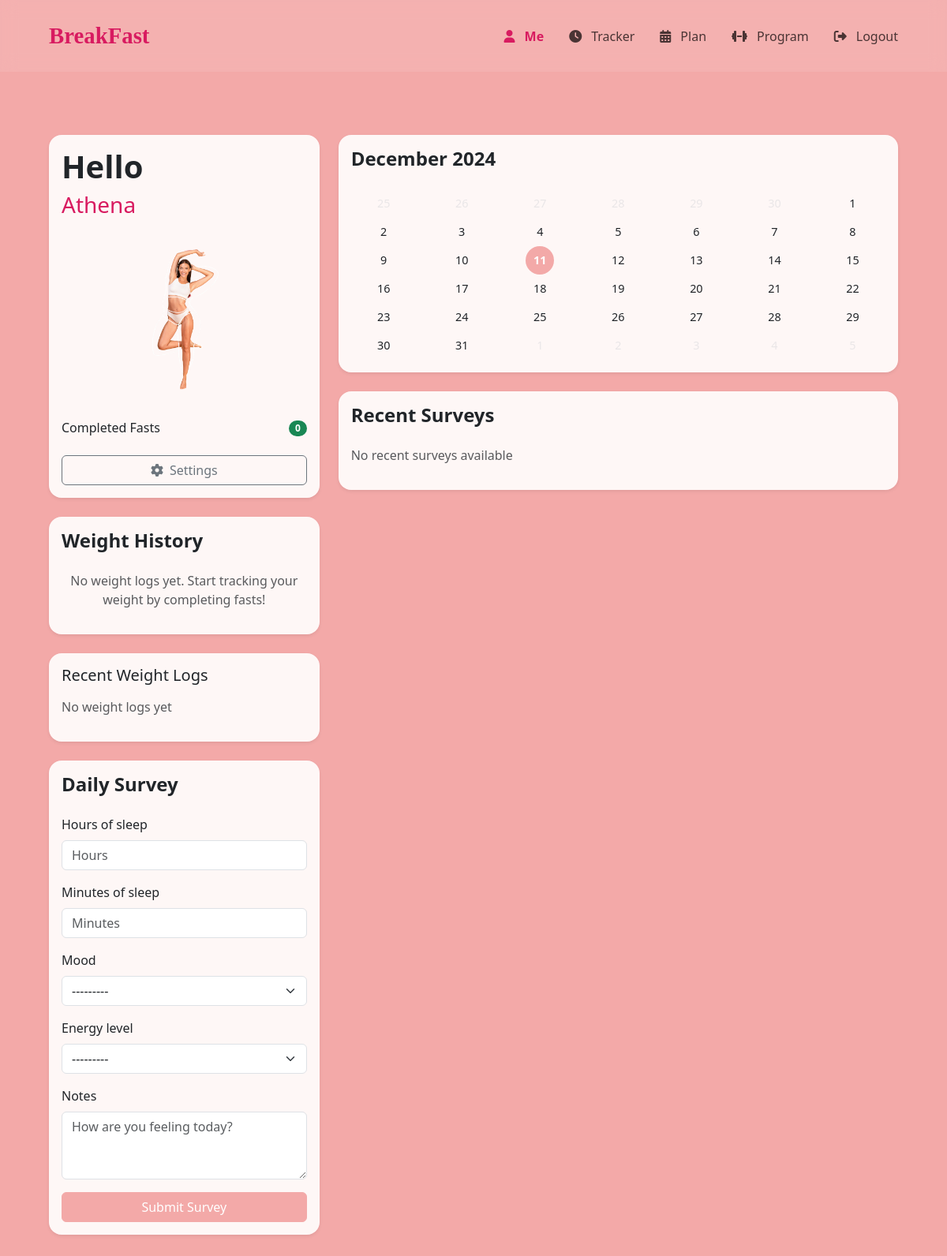
The page /breakfast/me/ (signed in) on the database as committed earlier.
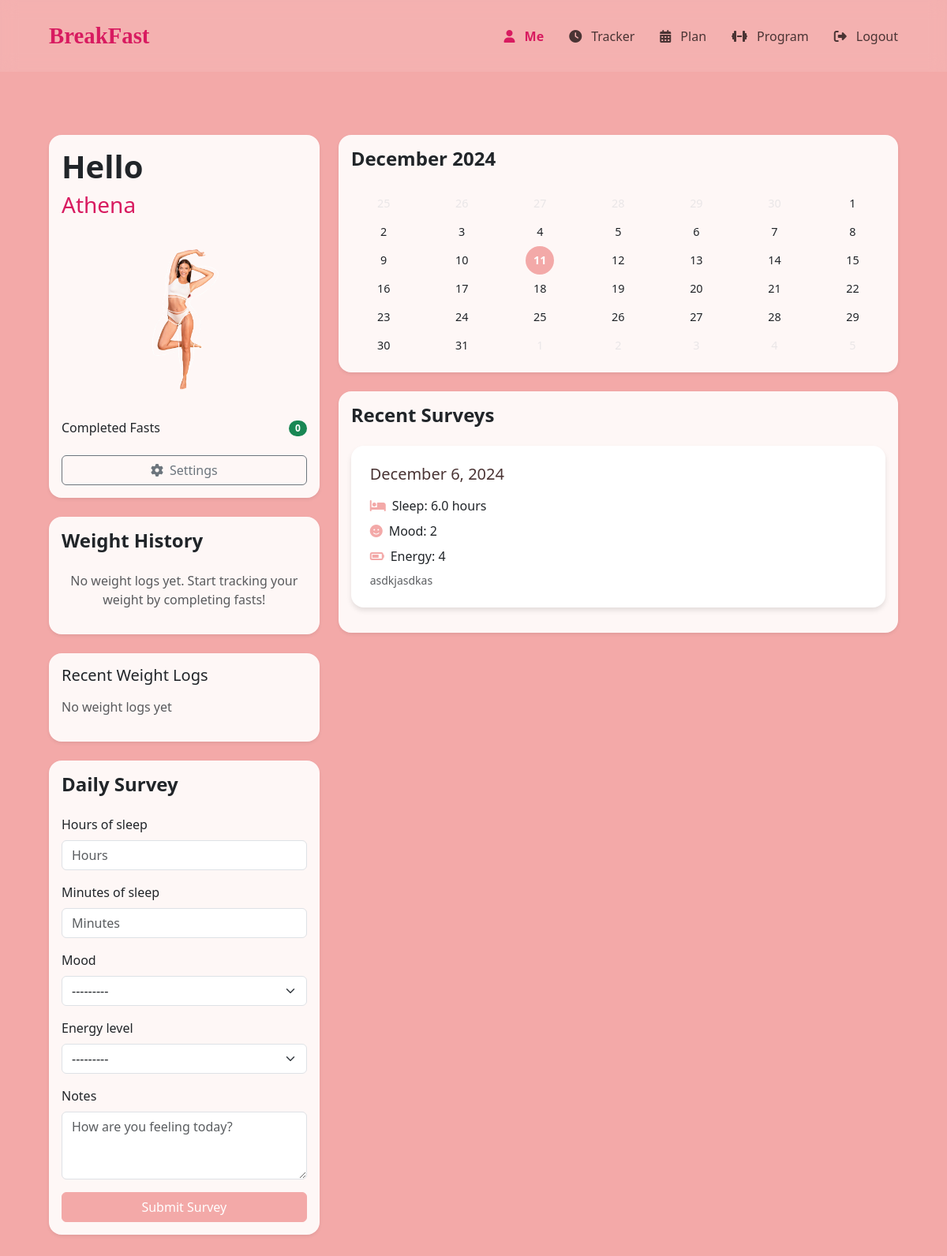
The same page on the database as committed later.
### BreakFast_app/models.py (models this page shows, shortened)
class User(AbstractUser):
    email = models.EmailField(unique=True)
    first_name = models.CharField(max_length=150)
    last_name = models.CharField(max_length=150)
    contact_number = models.CharField(max_length=20, null=True, blank=True)
    profile_picture = models.ImageField(upload_to='profile_pics/', null=True, blank=True)
    USERNAME_FIELD = 'email'
    REQUIRED_FIELDS = ['first_name', 'last_name']

class DailySurvey(models.Model):
    user = models.ForeignKey(User, on_delete=models.CASCADE)
    date = models.DateField(default=timezone.now)
    hours_of_sleep = models.FloatField(null=True, blank=True)
    minutes_of_sleep = models.IntegerField(null=True, blank=True)
    mood = models.IntegerField(choices=[(i, str(i)) for i in range(1, 6)], null=True, blank=True)
    energy_level = models.IntegerField(choices=[(i, str(i)) for i in range(1, 6)], null=True, blank=True)
    notes = models.TextField(null=True, blank=True)
    class Meta:
        unique_together = ['user', 'date']
        ordering = ['-date']

### BreakFast_app/views.py (the view)
# urls.py: path('me/', views.me, name='me'),
@login_required
def me(request):
    user_profile = request.user.userprofile
    today = timezone.now().date()
    current_month = timezone.now().strftime('%B %Y')
    daily_survey = DailySurvey.objects.filter(user=request.user, date=today).first()
    survey_form = None
    if not daily_survey:
        survey_form = DailySurveyForm()
    recent_surveys = DailySurvey.objects.filter(
        user=request.user,
        date__gte=today - timezone.timedelta(days=7)
    ).order_by('-date')
    weight_logs = WeightLog.objects.filter(user=request.user).order_by('-date')[:10]
    completed_fasts = FastingTracker.objects.filter(
        created_by=request.user,
        completed=True
    ).count()
    for i, log in enumerate(weight_logs):
        if i < len(weight_logs) - 1:
            log.weight_change = round(log.weight - weight_logs[i + 1].weight, 1)
        else:
            log.weight_change = 0
    import calendar
    cal = calendar.Calendar(firstweekday=calendar.MONDAY)
    current_date = timezone.now()
    fasting_dates = set(
        FastingTracker.objects.filter(
            created_by=request.user,
            completed=True,
            start_time__year=current_date.year,
            start_time__month=current_date.month
        ).values_list('start_time__day', flat=True)
    )
    calendar_weeks = []
    month_days = cal.monthdatescalendar(current_date.year, current_date.month)
    for week in month_days:
        week_days = []
        for date in week:
            week_days.append({
                'day': date.day,
                'is_current_month': date.month == current_date.month,
                'is_today': date == current_date.date(),
                'has_fast': date.day in fasting_dates
            })
        calendar_weeks.append(week_days)
    context = {
        'user': request.user,
        'user_profile': user_profile,
        'weight_logs': weight_logs,
        'completed_fasts': completed_fasts,
        'daily_survey': daily_survey,
        'survey_form': survey_form,
        'recent_surveys': recent_surveys,
        'current_month': current_month,
        'calendar_weeks': calendar_weeks,
    }
    return render(request, 'me.html', context)

### BreakFast_app/forms.py
class DailySurveyForm(forms.ModelForm):
    class Meta:
        model = DailySurvey
        fields = ['hours_of_sleep', 'minutes_of_sleep', 'mood', 'energy_level', 'notes']
        widgets = {
            'hours_of_sleep': forms.NumberInput(attrs={
                'class': 'form-control',
                'min': '0',
                'max': '23',
                'placeholder': 'Hours'
            }),
            'minutes_of_sleep': forms.NumberInput(attrs={
                'class': 'form-control',
                'min': '0',
                'max': '59',
                'placeholder': 'Minutes'
            }),
            'mood': forms.Select(attrs={
                'class': 'form-select'
            }, choices=[(i, str(i)) for i in range(1, 6)]),
            'energy_level': forms.Select(attrs={
                'class': 'form-select'
            }, choices=[(i, str(i)) for i in range(1, 6)]),
            'notes': forms.Textarea(attrs={
                'class': 'form-control',
                'rows': 3,
                'placeholder': 'How are you feeling today?'
            })
        }

### BreakFast_app/templates/me.html (shortened to what this page needs)
{% extends 'base.html' %}
{% load static %}
{% block content %}
<div class="container py-5">
    <div class="row g-4">
        <div class="col-lg-4">
            <div class="card shadow-sm rounded-4 mb-4">
                <div class="card-body">
                    <h1 class="display-6 fw-bold mb-2">Hello</h1>
                    <h2 class="h3 mb-4" style="color: #d81b60;">{{ user.first_name|default:"Athena" }}</h2>
                    <div class="text-center mb-4">
                        <img src="{% static 'images/ategurl_nbg.png' %}" alt="Profile" class="img-fluid" style="max-width: 200px;">
                    </div>
                    <div class="d-flex justify-content-between align-items-center">
                        <h6 class="mb-0">Completed Fasts</h6>
                        <span class="badge bg-success rounded-pill">{{ completed_fasts }}</span>
                    </div>
                    <a href="{% url 'personalinfo' %}" class="btn btn-outline-secondary w-100 mt-4">
                        <i class="fas fa-cog me-2"></i>Settings
                    </a>
                </div>
            </div>
            <div class="card shadow-sm rounded-4 mb-4">
                <div class="card-body">
                    <h3 class="h4 fw-bold mb-4">Weight History</h3>
                    {% if weight_logs %}
                        <div class="table-responsive">
                            <table class="table table-hover">
                                <thead>
                                    <tr>
                                        <th>Date</th>
                                        <th>Weight (kg)</th>
                                        <th>Change</th>
                                    </tr>
                                </thead>
                                <tbody>
                                    {% for log in weight_logs %}
                                        <tr>
                                            <td>{{ log.date|date:"M d, Y" }}</td>
                                            <td>{{ log.weight }}</td>
                                            <td>
                                                {% if log.weight_change > 0 %}
                                                    <span class="text-danger">+{{ log.weight_change }}kg</span>
                                                {% elif log.weight_change < 0 %}
                                                    <span class="text-success">{{ log.weight_change }}kg</span>
                                                {% else %}
                                                    <span class="text-muted">-</span>
                                                {% endif %}
                                            </td>
                                        </tr>
                                    {% endfor %}
                                </tbody>
                            </table>
                        </div>
                    {% else %}
                        <p class="text-muted text-center">No weight logs yet. Start tracking your weight by completing fasts!</p>
                    {% endif %}
                </div>
            </div>
            <div class="card shadow-sm rounded-4 mb-4">
                <div class="card-body">
                    <h5 class="card-title mb-3">Recent Weight Logs</h5>
                    {% for log in weight_logs %}
                    <div class="log-item">
                        <div class="d-flex justify-content-between align-items-center">
                            <span>{{ log.weight }} kg</span>
                            <small class="text-muted">{{ log.date|date:"M d" }}</small>
                        </div>
                        {% if log.notes %}
                        <div class="small text-muted mt-1">
                            {{ log.notes }}
                        </div>
                        {% endif %}
                    </div>
                    {% empty %}
                    <p class="text-muted">No weight logs yet</p>
                    {% endfor %}
                </div>
            </div>
            {% if not daily_survey %}
            <div class="card shadow-sm rounded-4 mb-4">
                <div class="card-body">
                    <h3 class="h4 fw-bold mb-4">Daily Survey</h3>
                    <form id="dailySurveyForm" method="post" action="{% url 'submit_daily_survey' %}">
                        {% for field in survey_form %}
                        <div class="mb-3">
                            <label for="{{ field.id_for_label }}" class="form-label">{{ field.label }}</label>
                            {{ field }}
                        </div>
                        {% endfor %}
                        <button type="submit" class="btn btn-primary w-100">Submit Survey</button>
                    </form>
                </div>
            </div>
            {% endif %}
        </div>
        <div class="col-lg-8">
            <div class="card shadow-sm rounded-4 mb-4">
                <div class="card-body">
                    <h3 class="h4 fw-bold mb-4">{{ current_month }}</h3>
                    {% for week in calendar_weeks %}
                    <div class="row g-3 text-center">
                        {% for date in week %}
                        <div class="col">
                            <div class="calendar-day {% if not date.is_current_month %}text-muted opacity-25{% endif %} {% if date.is_today %}today{% endif %} {% if date.has_fast %}has-fast{% endif %}">
                                {{ date.day }}
                            </div>
                        </div>
                        {% endfor %}
                    </div>
                    {% endfor %}
                </div>
            </div>
            <div class="card shadow-sm rounded-4 mb-4">
                <div class="card-body">
                    <h3 class="h4 fw-bold mb-4">Recent Surveys</h3>
                    {% if recent_surveys %}
                        {% for survey in recent_surveys %}
                        <div class="survey-card">
                            <h5>{{ survey.date|date:"F j, Y" }}</h5>
                            <div class="survey-stat">
                                <i class="fas fa-bed"></i>
                                <span>Sleep: {{ survey.hours_of_sleep }} hours</span>
                            </div>
                            <div class="survey-stat">
                                <i class="fas fa-smile"></i>
                                <span>Mood: {{ survey.get_mood_display }}</span>
                            </div>
                            <div class="survey-stat">
                                <i class="fas fa-battery-three-quarters"></i>
                                <span>Energy: {{ survey.get_energy_level_display }}</span>
                            </div>
                            {% if survey.notes %}
                            <div class="mt-2 small text-muted">
                                {{ survey.notes }}
                            </div>
                            {% endif %}
                        </div>
                        {% endfor %}
                    {% else %}
                        <p class="text-muted">No recent surveys available</p>
                    {% endif %}
                </div>
            </div>
        </div>
    </div>
</div>
{% endblock %}

### BreakFast_app/templates/base.html (shortened to what this page needs)
<!DOCTYPE html>
<html lang="en">
<head>
    <link rel="stylesheet" href="https://cdnjs.cloudflare.com/ajax/libs/font-awesome/6.4.0/css/all.min.css">
    <link href="https://cdn.jsdelivr.net/npm/bootstrap@5.3.2/dist/css/bootstrap.min.css" rel="stylesheet">
</head>
<body>
    <nav class="navbar navbar-expand-lg">
        <div class="container">
            <a class="navbar-brand" href="{% url 'home' %}">BreakFast</a>
            <div class="collapse navbar-collapse" id="navbarNav">
                <ul class="navbar-nav ms-auto">
                    {% if user.is_authenticated %}
                    <li class="nav-item">
                        <a class="nav-link {% if request.resolver_match.url_name == 'me' %}active{% endif %}" href="{% url 'me' %}">
                            <i class="fas fa-user me-1"></i>Me
                        </a>
                    </li>
                    <li class="nav-item">
                        <a class="nav-link {% if request.resolver_match.url_name == 'tracker' %}active{% endif %}" href="{% url 'tracker' %}">
                            <i class="fas fa-clock me-1"></i>Tracker
                        </a>
                    </li>
                    <li class="nav-item">
                        <a class="nav-link {% if request.resolver_match.url_name == 'plan' %}active{% endif %}" href="{% url 'plan' %}">
                            <i class="fas fa-calendar-alt me-1"></i>Plan
                        </a>
                    </li>
                    <li class="nav-item">
                        <a class="nav-link {% if request.resolver_match.url_name == 'program' %}active{% endif %}" href="{% url 'program' %}">
                            <i class="fas fa-dumbbell me-1"></i>Program
                        </a>
                    </li>
                    <li class="nav-item">
                        <a class="nav-link" href="{% url 'logout' %}">
                            <i class="fas fa-sign-out-alt me-1"></i>Logout
                        </a>
                    </li>
                    {% endif %}
                </ul>
            </div>
        </div>
    </nav>
    <div class="main-container">
        <div class="container">
            {% block content %}{% endblock %}
        </div>
    </div>
</body>
</html>

### BreakFast_app/templates/base.html (style rules this page uses)
:root { --dark-brown: #4A3434; --light-pink: #F3A9A8; --dark-pink: #d81b60; --hover-brown: #3a2727; }
body { min-height: 100vh; background-color: var(--light-pink); color: var(--dark-brown); }
.navbar { background-color: rgba(255, 255, 255, 0.1) !important; backdrop-filter: blur(10px); -webkit-backdrop-filter: blur(10px); padding: 1rem 0; margin-bottom: 2rem; width: 100%; }
.navbar .container { max-width: 1140px; padding-left: 1rem; padding-right: 1rem; margin: 0 auto; }
.navbar-nav { align-items: center; }
.nav-link { color: var(--dark-brown) !important; font-size: 1rem; font-weight: 500; padding: 0.5rem 1rem !important; transition: all 0.3s ease; display: flex; align-items: center; gap: 0.5rem; }
.nav-link i { font-size: 1rem; }
.nav-link.active { color: var(--dark-pink) !important; font-weight: 600; }
.main-container { min-height: calc(100vh - 76px); width: 100%; padding: 0; }
.main-container .container { max-width: 1140px; padding-left: 1rem; padding-right: 1rem; margin: 0 auto; }
.navbar-brand { color: var(--dark-pink) !important; font-weight: bold; font-family: 'Brush Script MT', 'Comic Sans MS', cursive; font-size: 1.8em; padding: 0.5rem 1rem; border-radius: 0.5rem; transition: all 0.3s ease; }
.card { background-color: rgba(255, 255, 255, 0.9); border: none; border-radius: 1rem; transition: transform 0.2s ease, box-shadow 0.2s ease; }
.btn-primary { background-color: var(--light-pink); border-color: var(--light-pink); color: white; transition: all 0.3s ease; }

### BreakFast_app/templates/me.html (style rules this page uses)
.calendar-day { width: 36px; height: 36px; display: flex; align-items: center; justify-content: center; border-radius: 50%; transition: all 0.3s ease; margin: 0 auto; font-size: 0.9rem; }
.calendar-day.today { background-color: #F3A9A8; color: white; font-weight: bold; }
.calendar-day.text-muted { color: #adb5bd !important; }
.survey-card { background: white; border-radius: 1rem; padding: 1.5rem; margin-bottom: 1rem; box-shadow: 0 4px 6px rgba(0,0,0,0.1); }
.survey-card h5 { color: #4A3434; margin-bottom: 1rem; }
.survey-stat { display: flex; align-items: center; margin-bottom: 0.5rem; }
.survey-stat i { margin-right: 0.5rem; color: #F3A9A8; }

Rows that differ between the two databases and show on the page:
added DailySurvey: date "December 6, 2024", hours_of_sleep "6.0", mood "2", energy_level "4", notes "asdkjasdkas"
Other text that changed with them:
text no longer shown: "No recent surveys available"
